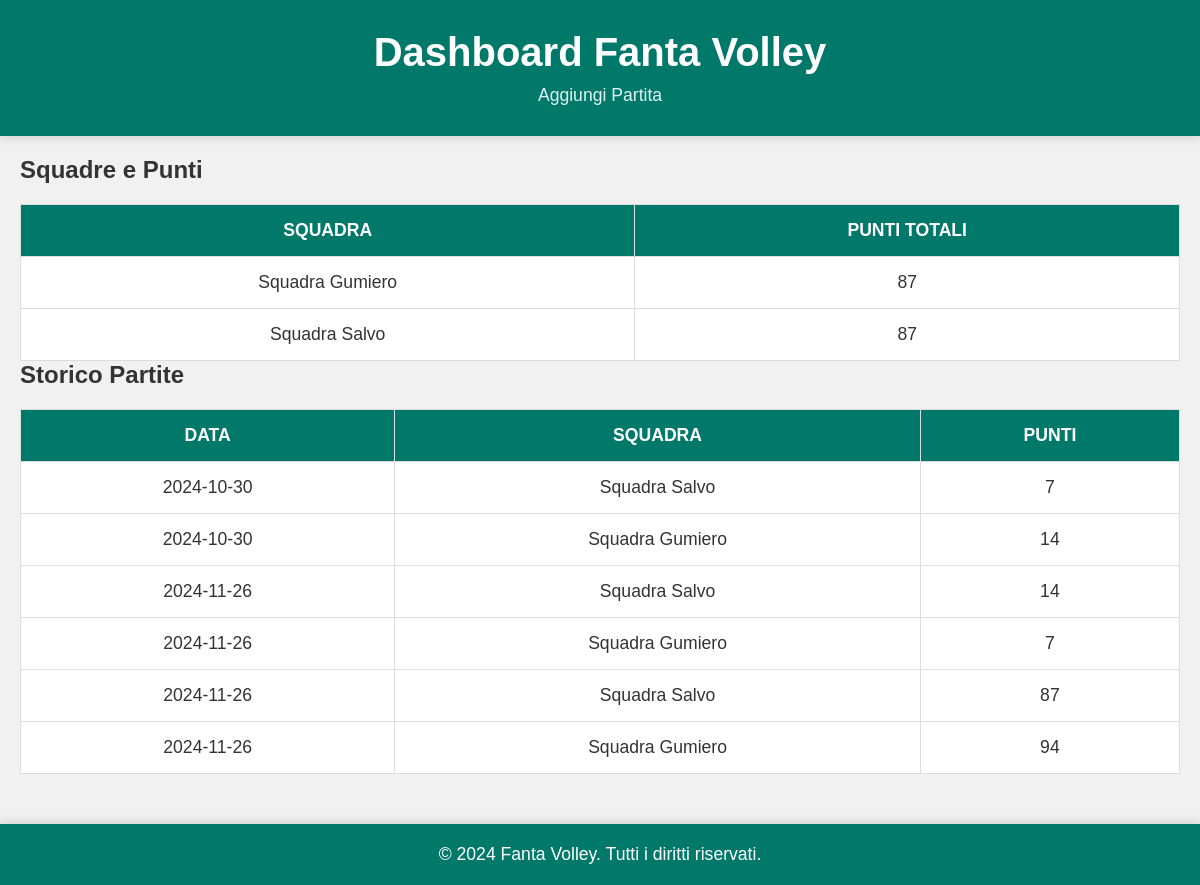
Before: / with the older database file.
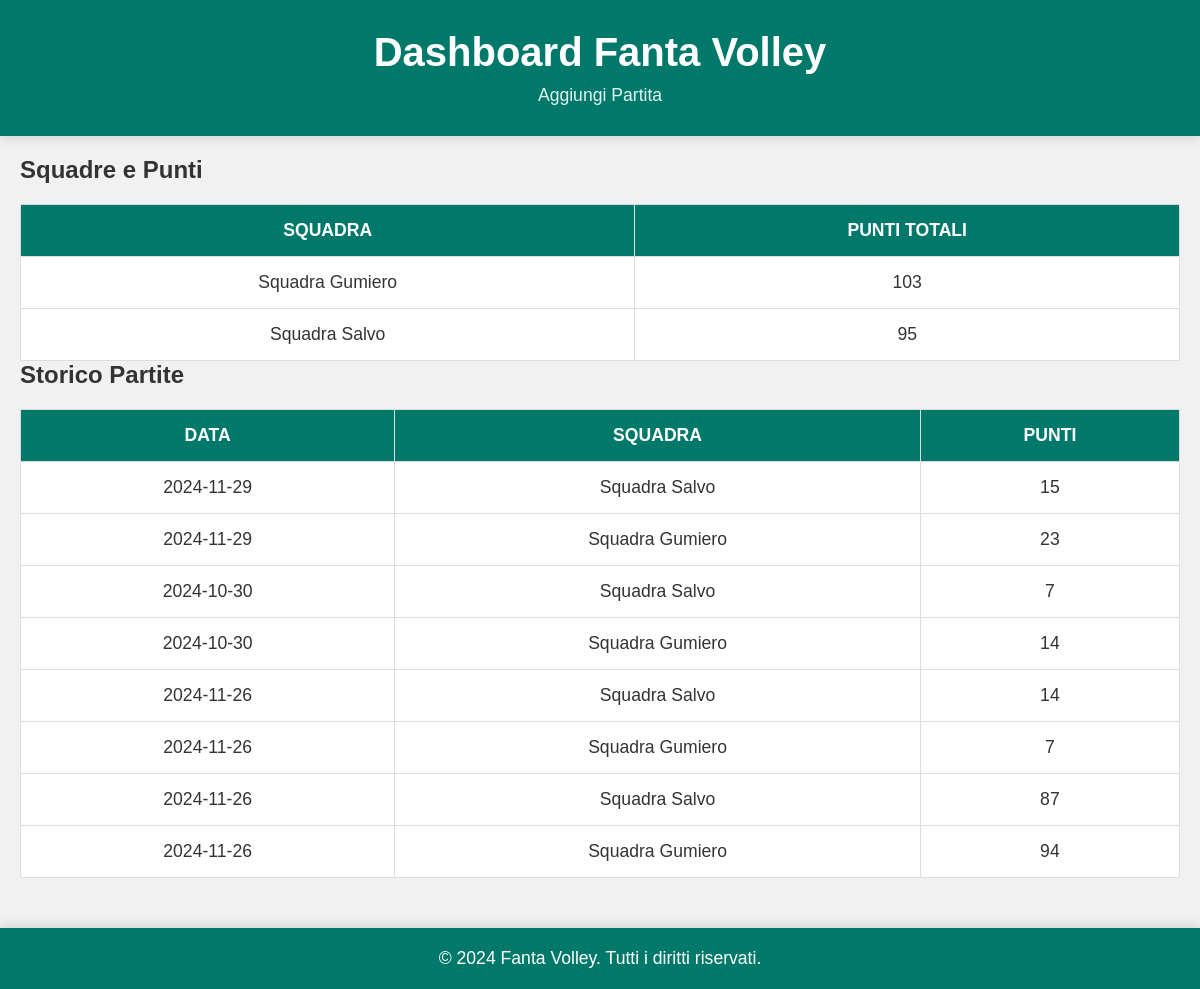
After: the same page with the newer database file.
### app.py (models this page shows)
class Squad(db.Model):
    id = db.Column(db.Integer, primary_key=True)
    name = db.Column(db.String(50), nullable=False)
    total_points = db.Column(db.Integer, default=0)

class Game(db.Model):
    id = db.Column(db.Integer, primary_key=True)
    date = db.Column(db.String(50))
    squad_id = db.Column(db.Integer, db.ForeignKey('squad.id'))
    points = db.Column(db.Integer, default=0)
    played = db.Column(db.Boolean, default=False)
    squad = db.relationship('Squad', backref='games')

### app.py (the view)
@app.route('/')
def dashboard():
    squads = Squad.query.all()
    students = Student.query.all()
    games = Game.query.order_by(Game.id.desc()).limit(10).all()  # Fetch last 10 games
    return render_template('dashboard.html', squads=squads, students=students, games=games)

### templates/dashboard.html (shortened to what this page needs)
<!DOCTYPE html>
<html lang="it">
<head>
    <link rel="stylesheet" href="{{ url_for('static', filename='styles.css') }}">
</head>
<body>
    <header>
        <h1>Dashboard Fanta Volley</h1>
        <nav>
            <a href="{{ url_for('add_game') }}">Aggiungi Partita</a>
        </nav>
    </header>
    <main>
        <section class="squad-section">
            <h2>Squadre e Punti</h2>
            <table>
                <thead>
                    <tr>
                        <th>Squadra</th>
                        <th>Punti Totali</th>
                    </tr>
                </thead>
                <tbody>
                    {% for squad in squads %}
                    <tr>
                        <td>{{ squad.name }}</td>
                        <td>{{ squad.total_points }}</td>
                    </tr>
                    {% endfor %}
                </tbody>
            </table>
        </section>
        <section class="game-history">
            <h2>Storico Partite</h2>
            <table>
                <thead>
                    <tr>
                        <th>Data</th>
                        <th>Squadra</th>
                        <th>Punti</th>
                    </tr>
                </thead>
                <tbody>
                    {% for game in games %}
                    <tr>
                        <td>{{ game.date }}</td>
                        <td>{{ game.squad.name }}</td>
                        <td>{{ game.points }}</td>
                    </tr>
                    {% endfor %}
                </tbody>
            </table>
        </section>
    </main>
    <footer>
        <p>&copy; 2024 Fanta Volley. Tutti i diritti riservati.</p>
    </footer>
</body>
</html>

### static/styles.css (style rules this page uses)
* { margin: 0; padding: 0; box-sizing: border-box; }
body { font-family: 'Arial', sans-serif; color: #333; background-color: #f1f1f1; display: flex; flex-direction: column; min-height: 100vh; margin: 0; }
header { background-color: #00796b; color: #fff; padding: 30px; text-align: center; box-shadow: 0 4px 8px rgba(0, 0, 0, 0.1); }
header h1 { font-size: 2.5em; font-weight: 600; margin-bottom: 10px; }
header nav a { color: #e0f2f1; text-decoration: none; margin: 0 15px; font-size: 1.1em; }
main { padding: 20px; flex: 1; }
table { width: 100%; border-collapse: collapse; margin-top: 20px; }
table th, table td { border: 1px solid #ddd; padding: 15px; text-align: center; font-size: 1.1em; transition: background-color 0.3s ease, transform 0.2s ease; }
table th { background-color: #00796b; color: #fff; font-weight: 600; text-transform: uppercase; }
table tbody tr:nth-child(even) { background-color: #f9f9f9; }
table td { background-color: #fff; }
footer { background-color: #00796b; color: #fff; text-align: center; padding: 20px; font-size: 1.1em; margin-top: 30px; box-shadow: 0 -4px 8px rgba(0, 0, 0, 0.1); }

Changed rows visible on the page:
changed Squad "Squadra Gumiero": total_points "87" → "103"
changed Squad "Squadra Salvo": total_points "87" → "95"
added Game: date "2024-11-29", squad.name "Squadra Salvo", points "15"
added Game: date "2024-11-29", squad.name "Squadra Gumiero", points "23"
